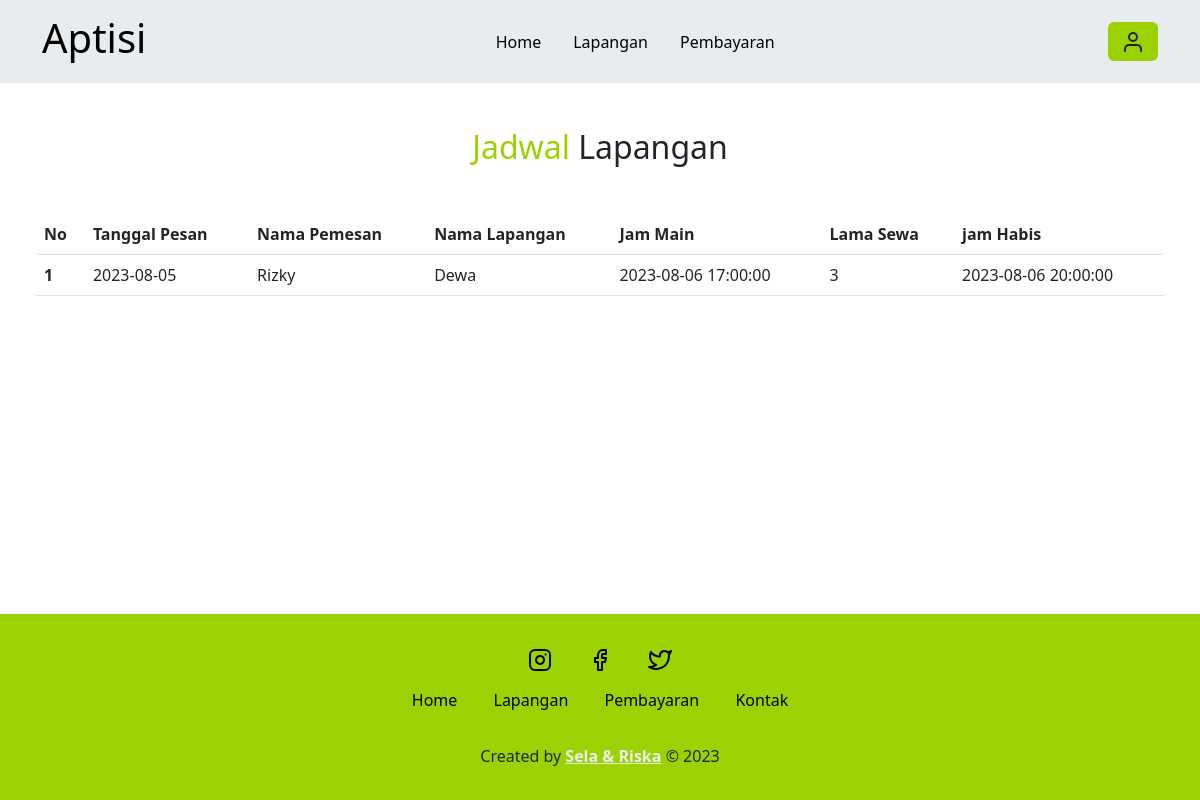
Screenshot of /user/jadwal.php?id=23 (signed in) with the database file from the repository.
### tables this page shows
CREATE TABLE `sewa` (
  `idsewa` int(11) NOT NULL,
  `iduser` int(11) NOT NULL,
  `idlap` int(11) NOT NULL,
  `tgl_pesan` date NOT NULL DEFAULT current_timestamp(),
  `lama` int(11) NOT NULL,
  `jmulai` datetime NOT NULL,
  `jhabis` datetime NOT NULL,
  `harga` int(11) NOT NULL,
  `tot` int(11) NOT NULL,
  `status` enum('Pending','Lunas','Dibatalkan') NOT NULL
);

CREATE TABLE `user` (
  `id_user` int(11) NOT NULL,
  `email` varchar(50) NOT NULL,
  `password` varchar(32) NOT NULL,
  `hp` varchar(20) NOT NULL,
  `jenis_kelamin` varchar(10) NOT NULL,
  `nama_lengkap` varchar(60) NOT NULL,
  `alamat` text NOT NULL,
  `foto` text NOT NULL
);

CREATE TABLE `lapangan` (
  `idlap` int(11) NOT NULL,
  `nm` varchar(35) NOT NULL,
  `ket` text NOT NULL,
  `harga` int(11) NOT NULL,
  `foto` text NOT NULL
);

### functions.php (called while the page is built, shortened)
<?php
$conn = mysqli_connect("localhost", "root", "", "db_aptisi");
function query($query)
{
  global $conn;
  $result = mysqli_query($conn, $query);
  $rows = [];
  while ($row = mysqli_fetch_assoc($result)) {
    $rows[] = $row;
  }
  return $rows;
}

### user/jadwal.php (the view, shortened to what this page needs)
<?php
require "../functions.php";
$id_lpg = $_GET["id"];
$sewa = query("SELECT sewa.*, lapangan.nm, user.nama_lengkap
FROM sewa
JOIN lapangan ON sewa.idlap = lapangan.idlap
LEFT JOIN user ON sewa.iduser = user.id_user
WHERE lapangan.idlap = '$id_lpg'
");
?>
<!doctype html>
<html lang="en">
<head>
  <link rel="stylesheet" href="../style.css">
  <link href="https://cdn.jsdelivr.net/npm/bootstrap@5.3.0-alpha3/dist/css/bootstrap.min.css" rel="stylesheet">
</head>
<body>
  <div class="container ">
    <nav class="navbar fixed-top bg-body-secondary navbar-expand-lg">
      <div class="container">
        <a class="navbar-brand" href="#">
        <h1 class="d-inline-block align-text-top" style="font-size: 70;">Aptisi</h1>
        </a>
        <div class="collapse navbar-collapse" id="navbarSupportedContent">
          <ul class="navbar-nav mx-auto mb-2 mb-lg-0">
            <li class="nav-item ">
              <a class="nav-link active" aria-current="page" href="../index.php">Home</a>
            </li>
            <li class="nav-item">
              <a class="nav-link active" aria-current="page" href="lapangan.php">Lapangan</a>
            </li>
            <li class="nav-item">
              <a class="nav-link active" aria-current="page" href="bayar.php">Pembayaran</a>
            </li>
          </ul>
          <?php
          if (isset($_SESSION['id_user'])) {
            echo '<a href="" data-bs-toggle="modal" data-bs-target="#profilModal" class="btn btn-inti"><i data-feather="user"></i></a>';
          } else {
            echo '<a href="login.php" class="btn btn-inti" type="submit">Login</a>';
          }
          ?>
        </div>
      </div>
    </nav>
  </div>
  <section class="lapangan mb-5" id="lapangan">
    <div class="container-fluid">
      <h2 class="text-head"><span>Jadwal</span> Lapangan </h2>
      <form action="" method="post" class="px-4">
        <table class="table my-5">
          <thead>
            <tr>
              <th scope="col">No</th>
              <th scope="col">Tanggal Pesan</th>
              <th scope="col">Nama Pemesan</th>
              <th scope="col">Nama Lapangan</th>
              <th scope="col">Jam Main</th>
              <th scope="col">Lama Sewa</th>
              <th scope="col">jam Habis</th>
            </tr>
          </thead>
          <tbody>
            <?php $i = 1; ?>
            <?php foreach ($sewa as $row) : ?>
              <tr>
                <th scope="row"><?= $i++; ?></th>
                <td><?= $row["tgl_pesan"] ?></td>
                <td><?= $row["nama_lengkap"] ?></td>
                <td><?= $row["nm"] ?></td>
                <td><?= $row["jmulai"] ?></td>
                <td><?= $row["lama"] ?></td>
                <td><?= $row["jhabis"] ?></td>
              </tr>
            <?php endforeach; ?>
          </tbody>
        </table>
      </form>
    </div>
  </section>
  <footer class="fixed-bottom py-3 mt-5">
    <div class="social">
      <a href="#"><i data-feather="instagram"></i></a>
      <a href="#"><i data-feather="facebook"></i></a>
      <a href="#"><i data-feather="twitter"></i></a>
    </div>
    <div class="links">
      <a href="#home">Home</a>
      <a href="#about">Lapangan</a>
      <a href="#menu">Pembayaran</a>
      <a href="#contact">Kontak</a>
    </div>
    <div class="credit">
      <p>Created by <a href="#">Sela & Riska</a> &copy; 2023</p>
    </div>
  </footer>
</body>
</html>

### style.css (style rules this page uses)
:root { --primary: #9cd203; --hover: #79a300; --bg: #eeeeee; }
.text-head { margin-top: 8rem; }
.btn-inti { background-color: var(--primary) !important; }
.nav-item { margin: 3px !important; padding: 5px; }
.about h2, .pembayaran h2, .contact h2, .lapangan h2 { text-align: center; font-size: 2rem; margin-bottom: 3rem; }
.about h2 span, .pembayaran h2 span, .contact h2 span, .lapangan h2 span { color: var(--primary); }
footer { background-color: var(--primary); text-align: center; margin-top: 3rem; padding-bottom: 3rem; }
footer .social { padding: 1rem 0; }
footer .social a { color: black; margin: 1rem; }
footer .links { margin-bottom: 2rem; }
footer .links a { color: black; padding: 0.7rem 1rem; text-decoration: none; }
footer .credit a { color: var(--bg); font-weight: 700; }

### rows the page displays
sewa: tgl_pesan "2023-08-05", iduser.nama_lengkap "Rizky", idlap.nm "Dewa", jmulai "2023-08-06 17:00:00", lama "3", jhabis "2023-08-06 20:00:00"
